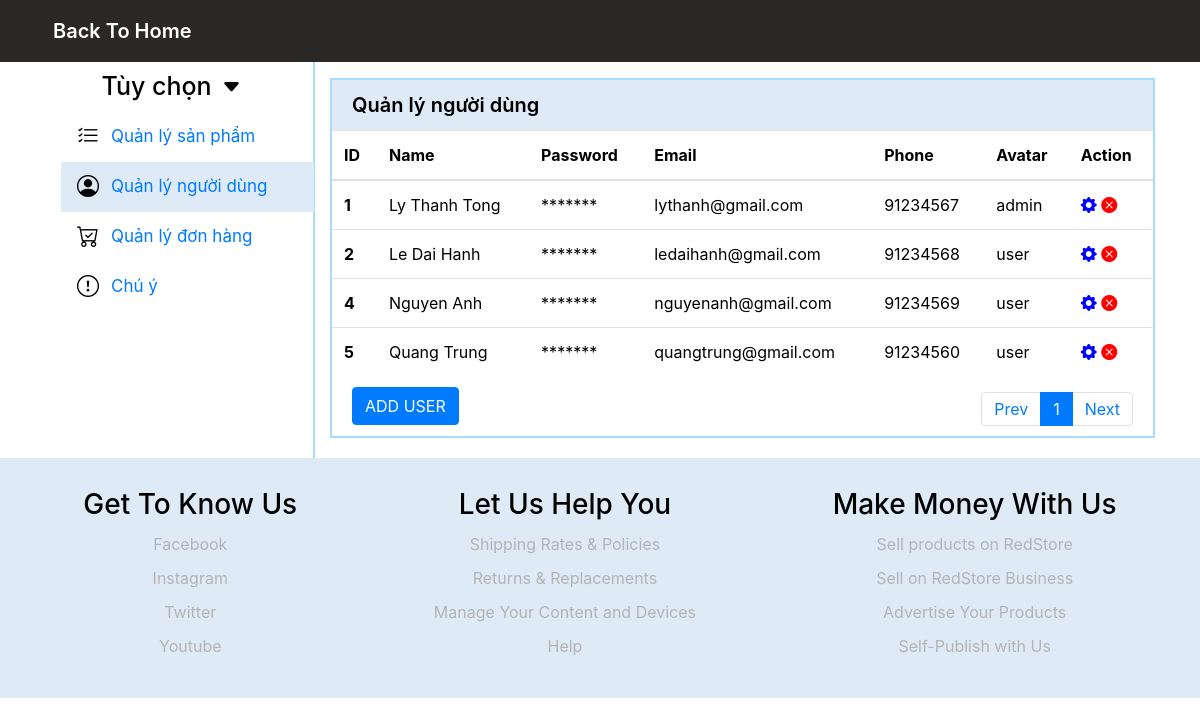
The page /manage/viewUserPage/1 (signed in) on the database its author committed.
### tables this page shows
create table member(
	member_id int not null auto_increment primary key,
	member_name varchar(255) not null,
	member_password varchar(255) not null,
	member_email varchar(255) not null,
	member_phone int not null,
	member_role varchar(255) DEFAULT 'user'
);

### mvc/core/controller.php (called while the page is built, shortened)
<?php
class controller{
    public function view($view, $data=[]){
        require_once "./mvc/views/".$view.".php";
    }
}
?>

### mvc/controllers/manage.php (called while the page is built, shortened)
<?php
class manage extends controller{
    public function viewUserPage($page){
        $Data = $this->model('manageModal')->getProductUserPaging($page);
        $this->view("UserManage", [
            "data" => $Data,
            "page" => $page
        ]);
    }
}
?>

### mvc/core/app.php (called while the page is built, shortened)
<?php
class app{
    protected $action="defaultView";
    function __construct(){
        $arr = $this->UrlProcess();
        if( file_exists("./mvc/controllers/".$arr[0].".php")){
            unset($arr[0]);
        }
        $this->controller = new $this->controller;
        if(isset($arr[1])){
            if( method_exists( $this->controller , $arr[1]) ){
                $this->action = $arr[1];
            }
            unset($arr[1]);
        }
        $this->params = $arr?array_values($arr):[];
        call_user_func_array([$this->controller, $this->action], $this->params );
    }
    function UrlProcess(){
        if( isset($_GET["url"]) ){
            return explode("/", filter_var(trim($_GET["url"], "/")));
        }
    }
}
?>

### index.php (called while the page is built, shortened)
<?php
$myApp = new app();
?>

### mvc/models/manageModal.php (called while the page is built, shortened)
<?php
class manageModal extends db{
    private function _query($sql)
    {
        return mysqli_query($this->connect, $sql);
    }
    public function getProductUserPaging($page){
        $skip = (intval($page) - 1) * 5;
        $skipnext = $skip + 5;
        if(intval($page) - 1 == 0){
            $skip = 0;
            $skipnext = 5;
        }
        $typesql = "SELECT * FROM member LIMIT ".$skip.", ".$skipnext.";";
        $query1 = $this->_query($typesql);
        $types = [];
        while ($row = mysqli_fetch_assoc($query1)) {
            array_push($types, $row);
        }
        return $types;
    }
}
?>

### mvc/core/db.php (called while the page is built, shortened)
<?php
class db{
    protected $servername = "localhost";
    protected $username = "root";
    protected $password = "";
    function __construct(){
        $this->connect = mysqli_connect($this->servername, $this->username, $this->password);
    }
}
?>

### mvc/views/UserManage.php (the view, shortened to what this page needs)
<!DOCTYPE html>
<html lang="en">
<head>
    <link rel="stylesheet" href="https://maxcdn.bootstrapcdn.com/bootstrap/4.0.0/css/bootstrap.min.css"
>
    <link rel="stylesheet" href="./assets/css/app.css">
    <link rel="stylesheet" href="https://cdn.jsdelivr.net/npm/bootstrap-icons@1.3.0/font/bootstrap-icons.css">
</head>
<body>
    <nav class="navbar navbar-expand-lg navbar-dark" style="background-color: #2a2928;">
        <div class="container">
            <div class="collapse navbar-collapse" id="navbarSupportedContent">
                <ul class="navbar-nav mr-auto fontSize">
                <li class="nav-item active mr-4 selectedMenu">
                        <a class="nav-link" href="./home">Back To Home<span class="sr-only">(current)</span></a>
                    </li>
                </ul>
            </div>
        </div>
    </nav>
    <div class="container">
        <div class="row">
            <div class="col-sm-3 menu-left">
                <div class="option_admin">
                <div class="option_admin_title">
                        <span>Tùy chọn</span>
                        <i class="bi bi-caret-down-fill"></i>
                    </div>
                    <div class="option_admin_manage option_select ">
                        <i class="bi bi-list-check"></i>
                        <a href="manage/viewProductPage/1">Quản lý sản phẩm</a>
                    </div>
                    <div class="option_admin_comment option_select option_selected">
                        <i class="bi bi-person-circle"></i>
                        <a href="manage/viewUserPage/1">Quản lý người dùng</a>
                    </div>
                    <div class="option_admin_comment option_select ">
                        <i class="bi bi-cart-check"></i>
                        <a href="manage/viewOrderPage/1">Quản lý đơn hàng</a>
                    </div>
                    <div class="option_admin_comment option_select ">
                        <i class="bi bi-exclamation-circle"></i>
                        <a href="manage/note">Chú ý</a>
                    </div>
                </div>
            </div>
            <div class="col-sm-9 menu-right">
                <div class="admin_detail">
                    <div class="admin_detail_title">
                        Quản lý người dùng
                    </div>
                    <div class="admin_detail_content">
                        <table class="table">
                            <thead>
                                <tr>
                                    <th scope="col">ID</th>
                                    <th scope="col">Name</th>
                                    <th scope="col">Password</th>
                                    <th scope="col">Email</th>
                                    <th scope="col">Phone</th>
                                    <th scope="col">Avatar</th>
                                    <th scope="col">Action</th>
                                </tr>
                            </thead>
                            <tbody>
                                <?php foreach($data as $value): ?>
                                    <tr data-id="<?=$value['member_id']?>">
                                        <th scope="row"><?=$value['member_id']?></th>
                                        <td class="Name_Product_value"><?=$value['member_name']?></td>
                                        <td class="Type_Product_value">*******</td>
                                        <td class="Price_Product_value"><?=$value['member_email']?></td>
                                        <td class="Quantity_Product_value"><?=$value['member_phone']?></td>
                                        <td class="Rating_Product_value"><?=$value['member_role']?></td>
                                        <td>
                                            <i class="bi bi-gear-fill edit-product" data-id="<?=$value['member_id']?>--<?=$value['member_name']?>--<?=$value['member_password']?>--<?=$value['member_email']?>--<?=$value['member_phone']?>--<?=$value['member_role']?>" data-toggle="modal" data-target="#exampleModalScrollable"></i>
                                            <i class="bi bi-x-circle-fill delete-product" data-toggle="modal" data-target="#exampleModal" data-id="<?=$value['member_id']?>"></i>
                                        </td>
                                    </tr>
                                <?php endforeach; ?>
                            </tbody>
                        </table>
                        <div class="show_quantity">
                            <div class="show_quantity_item">
                                <button type="button" class="btn btn-primary" data-toggle="modal" id="button_add" data-target="#exampleModalScrollable">ADD USER</button>
                            </div>
                            <div class="show_quantity_page">
                                <nav aria-label="...">
                                    <ul class="pagination">
                                      <li class="page-item ">
                                        <a class="page-link" href="manage/viewUserPage/<?=$page - 1?>" tabindex="-1">Prev</a>
                                      </li>
                                      <li class="page-item active">
                                        <a class="page-link" href="manage/viewUserPage/<?=$page?>"><?=$page?></a>
                                      </li>
                                      <li class="page-item">
                                        <a class="page-link" href="manage/viewUserPage/<?=$page + 1?>">Next</a>
                                      </li>
                                    </ul>
                                  </nav>
                            </div>
                        </div>
                    </div>
                </div>
            </div>
        </div>
        </div>
        <div class="footer">
            <div class="useful-link">
                <h3>Get To Know Us</h3>
                <div><a href="#">Facebook</a></div>
                <div><a href="#">Instagram</a></div>
                <div><a href="#">Twitter</a></div>
                <div><a href="#">Youtube</a></div>
            </div>
            <div class="useful-link">
                <h3>Let Us Help You</h3>
                <div><a href="#">Shipping Rates & Policies</a></div>
                <div><a href="#">Returns & Replacements</a></div>
                <div><a href="#">Manage Your Content and Devices</a></div>
                <div><a href="#">Help</a></div>
            </div>
            <div class="useful-link">
                <h3>Make Money With Us</h3>
                <div><a href="#">Sell products on RedStore</a></div>
                <div><a href="#">Sell on RedStore Business</a></div>
                <div><a href="#">Advertise Your Products</a></div>
                <div><a href="#">Self-Publish with Us</a></div>
            </div>
    </div>
</body>
</html>

### assets/css/app.css (style rules this page uses)
body { background-color:rgb(255, 255, 255); }
.container { color: black; }
.fontSize { font-size: 20px; font-weight: 600; }
.menu-left { border-right: 2px solid rgb(167, 220, 255); }
.option_admin_title { width: 100%; height: 50px; display: flex; justify-content: center; align-items: center; }
.option_admin_title span { font-size: 25px; font-weight: 550; margin-right: 10px; }
.option_admin_title i { font-size: 20px; }
.option_select { width: 100%; height: 50px; display: flex; justify-content: start; align-items: center; margin-left: 16px; font-size: 17px; }
.option_select i { margin-left: 16px; margin-right: 12px; font-size: 22px; }
.option_selected { background-color: rgb(222,235,246); }
.admin_detail { margin-bottom: 20px; margin-top: 16px; border: 2px solid rgb(167, 220, 255); }
.admin_detail_title { width: 100%; height: 50px; background-color: rgb(222,235,246); display: flex; justify-content: start; align-items: center; padding-left: 20px; font-size: 20px; font-weight: 600; }
.show_quantity { display: flex; justify-content: space-between; }
.show_quantity_item { margin-left: 20px; margin-top: -5px; height: 20px; }
.show_quantity_page { margin-right: 20px; }
.pagination { margin-bottom: 10px; }
.pagination a { padding-top: 6px; padding-bottom: 6px; }
.bi-x-circle-fill { color: red; }
.bi-gear-fill { color: blue; }
.footer { background-color: rgb(222,235,246); margin: 0px; display: flex; justify-content: space-around; padding: 20px; }
.useful-link { display: block; text-align: center; padding: 10px; color: black; }
.useful-link a { text-decoration: none; color: rgb(180, 180, 180); }
.useful-link div { margin: 10px; }

### mvc/views/UserManage.php (style rules this page uses)
.show_quantity_item { margin-top: -5px; }

### rows shown on the page
member: member_id "1", member_name "Ly Thanh Tong", member_email "lythanh@gmail.com", member_phone "91234567", member_role "admin"
member: member_id "2", member_name "Le Dai Hanh", member_email "ledaihanh@gmail.com", member_phone "91234568", member_role "user"
member: member_id "4", member_name "Nguyen Anh", member_email "nguyenanh@gmail.com", member_phone "91234569", member_role "user"
member: member_id "5", member_name "Quang Trung", member_email "quangtrung@gmail.com", member_phone "91234560", member_role "user"

### other values the page prints
$page "1"
